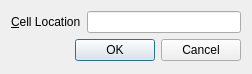
<?xml version="1.0" encoding="UTF-8"?>
<ui version="4.0">
 <class>GoToCellDialog</class>
 <widget class="QWidget" name="GoToCellDialog">
  <property name="geometry">
   <rect>
    <x>0</x>
    <y>0</y>
    <width>252</width>
    <height>74</height>
   </rect>
  </property>
  <property name="windowTitle">
   <string>Go to Cell</string>
  </property>
  <layout class="QVBoxLayout" name="verticalLayout">
   <item>
    <layout class="QHBoxLayout" name="horizontalLayout">
     <item>
      <widget class="QLabel" name="label">
       <property name="text">
        <string>&amp;Cell Location</string>
       </property>
       <property name="buddy">
        <cstring>lineEdit</cstring>
       </property>
      </widget>
     </item>
     <item>
      <widget class="QLineEdit" name="lineEdit"/>
     </item>
    </layout>
   </item>
   <item>
    <widget class="QDialogButtonBox" name="buttonBox">
     <property name="standardButtons">
      <set>QDialogButtonBox::Cancel|QDialogButtonBox::Ok</set>
     </property>
    </widget>
   </item>
  </layout>
 </widget>
 <tabstops>
  <tabstop>lineEdit</tabstop>
 </tabstops>
 <resources/>
 <connections/>
</ui>
